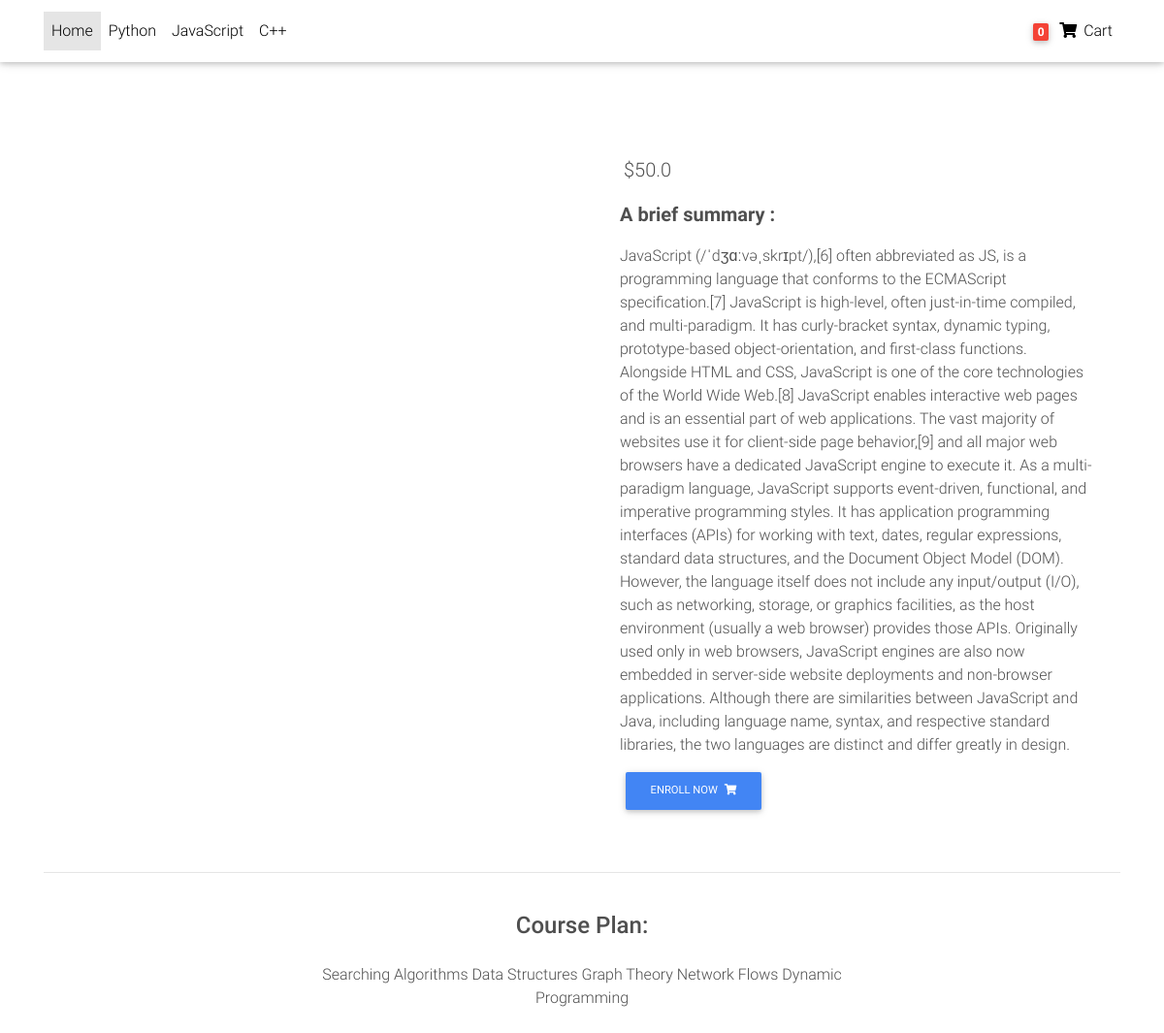
Page /product/demo_3/ on the committed database.
### main/models.py (models this page shows, shortened)
class Item(models.Model):
    title = models.CharField(max_length = 200)
    price = models.FloatField()
    category = models.CharField(choices = category,max_length = 5)
    label = models.CharField(choices = label,max_length = 1)
    slug = models.SlugField()
    description = models.TextField()
    def get_add_to_cart(self):
        return reverse('main:add-to-cart',kwargs = {'slug' : self.slug})

### main/views.py (the view)
# urls.py: path('product/<slug>/',ItemDetailView.as_view(),name = 'product'),
class ItemDetailView(DetailView):
    model = Item
    template_name = 'product.html'

### templates/product.html (shortened to what this page needs)
{% load static %}
<!DOCTYPE html>
<html lang="en">
<head>
  <link rel="stylesheet" href="https://use.fontawesome.com/releases/v5.11.2/css/all.css">
  <link href="{% static 'css/bootstrap.min.css' %}" rel="stylesheet">
  <link href="{% static 'css/mdb.min.css' %}" rel="stylesheet">
  <link href="{% static 'css/style.min.css' %}" rel="stylesheet">
</head>
<body>
  <nav class="navbar fixed-top navbar-expand-lg navbar-light white scrolling-navbar">
    <div class="container">
      <div class="collapse navbar-collapse" id="navbarSupportedContent">
        <ul class="navbar-nav mr-auto">
          <li class="nav-item active">
            <a class="nav-link waves-effect" href="/">Home
            </a>
          </li>
          <li class="nav-item">
            <a class="nav-link waves-effect" href="#" target="_blank">Python</a>
          </li>
          <li class="nav-item">
            <a class="nav-link waves-effect" href="#"
              target="_blank">JavaScript</a>
          </li>
          <li class="nav-item">
            <a class="nav-link waves-effect" href="#" target="_blank">C++</a>
          </li>
        </ul>
        <ul class="navbar-nav nav-flex-icons">
          <li class="nav-item">
            <a class="nav-link waves-effect">
              <span class="badge red z-depth-1 mr-1"> 0 </span>
              <i class="fas fa-shopping-cart"></i>
              <span class="clearfix d-none d-sm-inline-block"> Cart </span>
            </a>
          </li>
        </ul>
      </div>
    </div>
  </nav>
  <main class="mt-5 pt-4">
    <div class="container dark-grey-text mt-5">
      <div class="row wow fadeIn">
        <div class="col-md-6 mb-4">
        </div>
        <div class="col-md-6 mb-4">
          <div class="p-4">
            <p class="lead">
              <span>${{object.price}}</span>
            </p>
            <p class="lead font-weight-bold">A brief summary : </p>
            <p>{{object.description}}</p>
            <a href ="{{object.get_add_to_cart}}"class="btn btn-primary btn-md my-0 p" >Enroll Now
              <i class="fas fa-shopping-cart ml-1"></i>
            </a>
          </div>
        </div>
      </div>
      <hr>
      <div class="row d-flex justify-content-center wow fadeIn">
        <div class="col-md-6 text-center">
          <h4 class="my-4 h4">Course Plan: </h4>
          <p>Searching Algorithms
            Data Structures
            Graph Theory
            Network Flows
            Dynamic Programming
          </p>
        </div>
      </div>
      <div class="row wow fadeIn">
        <div class="col-lg-4 col-md-12 mb-4">
        </div>
        <div class="col-lg-4 col-md-6 mb-4">
        </div>
        <div class="col-lg-4 col-md-6 mb-4">
        </div>
      </div>
    </div>
  </main>
</body>
</html>

### rows in the picture
Item: price "50.0", description "JavaScript (/ˈdʒɑːvəˌskrɪpt/),[6] often abbreviated as JS, is a programming language that conforms to the ECMAScript specification.[7] JavaScript is high-level, often just-in-time compiled, and multi-paradigm. It has curly-bracket syntax, dynamic typing, prototype-based object-orientation, and first-class functions. Alongside HTML and CSS, JavaScript is one of the core technologies of the World Wide Web.[8] JavaScript enables interactive web pages and is an essential part of web applications. The vast majority of websites use it for client-side page behavior,[9] and all major web browsers have a dedicated JavaScript engine to execute it. As a multi-paradigm language, JavaScript supports…"
